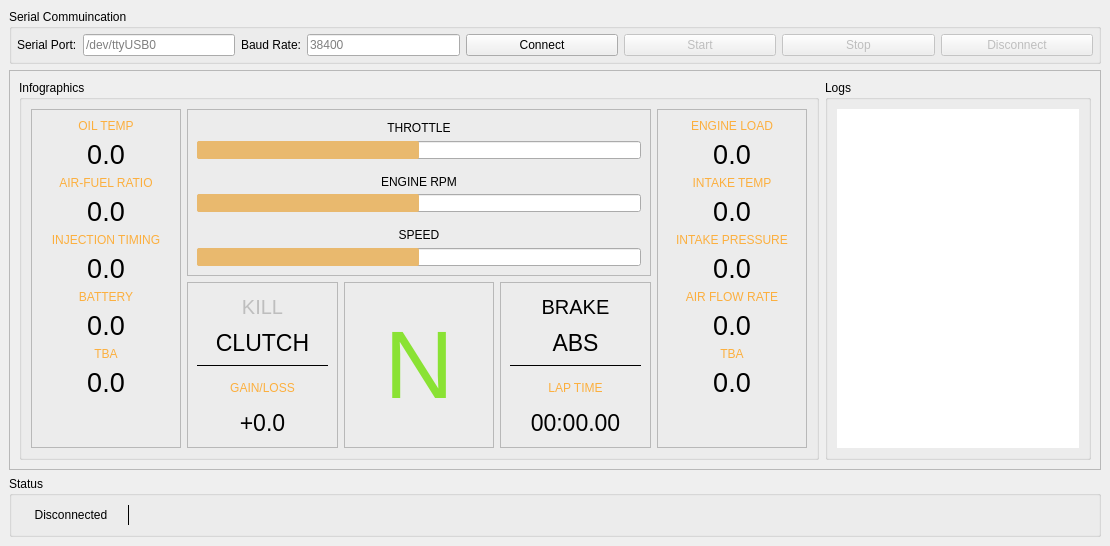
<?xml version="1.0" encoding="UTF-8"?>
<ui version="4.0">
 <class>MainWindow</class>
 <widget class="QMainWindow" name="MainWindow">
  <property name="geometry">
   <rect>
    <x>0</x>
    <y>0</y>
    <width>1110</width>
    <height>546</height>
   </rect>
  </property>
  <property name="minimumSize">
   <size>
    <width>1110</width>
    <height>545</height>
   </size>
  </property>
  <property name="windowTitle">
   <string>ELM327Drive</string>
  </property>
  <property name="animated">
   <bool>false</bool>
  </property>
  <widget class="QWidget" name="centralwidget">
   <property name="enabled">
    <bool>true</bool>
   </property>
   <property name="minimumSize">
    <size>
     <width>0</width>
     <height>0</height>
    </size>
   </property>
   <layout class="QVBoxLayout" name="verticalLayout_2">
    <item>
     <layout class="QVBoxLayout" name="verticalLayout">
      <item>
       <widget class="QGroupBox" name="groupBox">
        <property name="sizePolicy">
         <sizepolicy hsizetype="Preferred" vsizetype="Preferred">
          <horstretch>0</horstretch>
          <verstretch>0</verstretch>
         </sizepolicy>
        </property>
        <property name="minimumSize">
         <size>
          <width>0</width>
          <height>0</height>
         </size>
        </property>
        <property name="title">
         <string>Serial Commuincation</string>
        </property>
        <layout class="QHBoxLayout" name="horizontalLayout_2" stretch="0,0,0,0,0,0,0,0">
         <property name="spacing">
          <number>6</number>
         </property>
         <property name="leftMargin">
          <number>5</number>
         </property>
         <property name="topMargin">
          <number>5</number>
         </property>
         <property name="rightMargin">
          <number>5</number>
         </property>
         <property name="bottomMargin">
          <number>5</number>
         </property>
         <item>
          <widget class="QLabel" name="label">
           <property name="minimumSize">
            <size>
             <width>0</width>
             <height>0</height>
            </size>
           </property>
           <property name="text">
            <string>Serial Port:</string>
           </property>
          </widget>
         </item>
         <item>
          <widget class="QLineEdit" name="port_name">
           <property name="sizePolicy">
            <sizepolicy hsizetype="Expanding" vsizetype="Fixed">
             <horstretch>0</horstretch>
             <verstretch>0</verstretch>
            </sizepolicy>
           </property>
           <property name="minimumSize">
            <size>
             <width>120</width>
             <height>0</height>
            </size>
           </property>
           <property name="placeholderText">
            <string>/dev/ttyUSB0</string>
           </property>
          </widget>
         </item>
         <item>
          <widget class="QLabel" name="label_2">
           <property name="text">
            <string>Baud Rate:</string>
           </property>
          </widget>
         </item>
         <item>
          <widget class="QLineEdit" name="baud_rate">
           <property name="sizePolicy">
            <sizepolicy hsizetype="Expanding" vsizetype="Fixed">
             <horstretch>0</horstretch>
             <verstretch>0</verstretch>
            </sizepolicy>
           </property>
           <property name="minimumSize">
            <size>
             <width>70</width>
             <height>0</height>
            </size>
           </property>
           <property name="placeholderText">
            <string>38400</string>
           </property>
          </widget>
         </item>
         <item>
          <widget class="QPushButton" name="connectButton">
           <property name="sizePolicy">
            <sizepolicy hsizetype="Expanding" vsizetype="Fixed">
             <horstretch>0</horstretch>
             <verstretch>0</verstretch>
            </sizepolicy>
           </property>
           <property name="text">
            <string>Connect</string>
           </property>
          </widget>
         </item>
         <item>
          <widget class="QPushButton" name="startButton">
           <property name="enabled">
            <bool>false</bool>
           </property>
           <property name="sizePolicy">
            <sizepolicy hsizetype="Expanding" vsizetype="Fixed">
             <horstretch>0</horstretch>
             <verstretch>0</verstretch>
            </sizepolicy>
           </property>
           <property name="text">
            <string>Start</string>
           </property>
          </widget>
         </item>
         <item>
          <widget class="QPushButton" name="stopButton">
           <property name="enabled">
            <bool>false</bool>
           </property>
           <property name="sizePolicy">
            <sizepolicy hsizetype="Expanding" vsizetype="Fixed">
             <horstretch>0</horstretch>
             <verstretch>0</verstretch>
            </sizepolicy>
           </property>
           <property name="text">
            <string>Stop</string>
           </property>
          </widget>
         </item>
         <item>
          <widget class="QPushButton" name="disconnectButton">
           <property name="enabled">
            <bool>false</bool>
           </property>
           <property name="sizePolicy">
            <sizepolicy hsizetype="Expanding" vsizetype="Fixed">
             <horstretch>0</horstretch>
             <verstretch>0</verstretch>
            </sizepolicy>
           </property>
           <property name="whatsThis">
            <string/>
           </property>
           <property name="autoFillBackground">
            <bool>false</bool>
           </property>
           <property name="text">
            <string>Disconnect</string>
           </property>
           <property name="checkable">
            <bool>false</bool>
           </property>
          </widget>
         </item>
        </layout>
       </widget>
      </item>
      <item>
       <widget class="QFrame" name="frame">
        <property name="sizePolicy">
         <sizepolicy hsizetype="Preferred" vsizetype="Expanding">
          <horstretch>0</horstretch>
          <verstretch>0</verstretch>
         </sizepolicy>
        </property>
        <property name="frameShape">
         <enum>QFrame::StyledPanel</enum>
        </property>
        <property name="frameShadow">
         <enum>QFrame::Raised</enum>
        </property>
        <layout class="QHBoxLayout" name="horizontalLayout_3">
         <item>
          <widget class="QGroupBox" name="groupBox_3">
           <property name="sizePolicy">
            <sizepolicy hsizetype="Preferred" vsizetype="Preferred">
             <horstretch>3</horstretch>
             <verstretch>0</verstretch>
            </sizepolicy>
           </property>
           <property name="title">
            <string>Infographics</string>
           </property>
           <layout class="QGridLayout" name="gridLayout">
            <item row="0" column="0" rowspan="2">
             <widget class="QFrame" name="frame_2">
              <property name="sizePolicy">
               <sizepolicy hsizetype="Preferred" vsizetype="Preferred">
                <horstretch>0</horstretch>
                <verstretch>0</verstretch>
               </sizepolicy>
              </property>
              <property name="frameShape">
               <enum>QFrame::StyledPanel</enum>
              </property>
              <property name="frameShadow">
               <enum>QFrame::Raised</enum>
              </property>
              <layout class="QVBoxLayout" name="verticalLayout_5">
               <item>
                <widget class="QLabel" name="label_24">
                 <property name="styleSheet">
                  <string notr="true">color: rgb(252, 175, 62)</string>
                 </property>
                 <property name="text">
                  <string>OIL TEMP</string>
                 </property>
                 <property name="alignment">
                  <set>Qt::AlignCenter</set>
                 </property>
                </widget>
               </item>
               <item>
                <widget class="QLabel" name="coolant_temp">
                 <property name="font">
                  <font>
                   <pointsize>20</pointsize>
                  </font>
                 </property>
                 <property name="text">
                  <string>0.0</string>
                 </property>
                 <property name="alignment">
                  <set>Qt::AlignCenter</set>
                 </property>
                </widget>
               </item>
               <item>
                <widget class="QLabel" name="label_13">
                 <property name="styleSheet">
                  <string notr="true">color: rgb(252, 175, 62)</string>
                 </property>
                 <property name="text">
                  <string>AIR-FUEL RATIO</string>
                 </property>
                 <property name="alignment">
                  <set>Qt::AlignCenter</set>
                 </property>
                </widget>
               </item>
               <item>
                <widget class="QLabel" name="air_fuel_ratio">
                 <property name="font">
                  <font>
                   <pointsize>20</pointsize>
                  </font>
                 </property>
                 <property name="text">
                  <string>0.0</string>
                 </property>
                 <property name="alignment">
                  <set>Qt::AlignCenter</set>
                 </property>
                </widget>
               </item>
               <item>
                <widget class="QLabel" name="label_11">
                 <property name="styleSheet">
                  <string notr="true">color: rgb(252, 175, 62)</string>
                 </property>
                 <property name="text">
                  <string>INJECTION TIMING</string>
                 </property>
                 <property name="alignment">
                  <set>Qt::AlignCenter</set>
                 </property>
                </widget>
               </item>
               <item>
                <widget class="QLabel" name="fuel_inj">
                 <property name="font">
                  <font>
                   <pointsize>20</pointsize>
                  </font>
                 </property>
                 <property name="text">
                  <string>0.0</string>
                 </property>
                 <property name="alignment">
                  <set>Qt::AlignCenter</set>
                 </property>
                </widget>
               </item>
               <item>
                <widget class="QLabel" name="label_9">
                 <property name="styleSheet">
                  <string notr="true">color: rgb(252, 175, 62)</string>
                 </property>
                 <property name="text">
                  <string>BATTERY</string>
                 </property>
                 <property name="alignment">
                  <set>Qt::AlignCenter</set>
                 </property>
                </widget>
               </item>
               <item>
                <widget class="QLabel" name="battery">
                 <property name="font">
                  <font>
                   <pointsize>20</pointsize>
                  </font>
                 </property>
                 <property name="text">
                  <string>0.0</string>
                 </property>
                 <property name="alignment">
                  <set>Qt::AlignCenter</set>
                 </property>
                </widget>
               </item>
               <item>
                <widget class="QLabel" name="label_5">
                 <property name="styleSheet">
                  <string notr="true">color: rgb(252, 175, 62)</string>
                 </property>
                 <property name="text">
                  <string>TBA</string>
                 </property>
                 <property name="alignment">
                  <set>Qt::AlignCenter</set>
                 </property>
                </widget>
               </item>
               <item>
                <widget class="QLabel" name="label_7">
                 <property name="font">
                  <font>
                   <pointsize>20</pointsize>
                  </font>
                 </property>
                 <property name="text">
                  <string>0.0</string>
                 </property>
                 <property name="alignment">
                  <set>Qt::AlignCenter</set>
                 </property>
                </widget>
               </item>
               <item>
                <spacer name="verticalSpacer">
                 <property name="orientation">
                  <enum>Qt::Vertical</enum>
                 </property>
                 <property name="sizeHint" stdset="0">
                  <size>
                   <width>20</width>
                   <height>40</height>
                  </size>
                 </property>
                </spacer>
               </item>
              </layout>
             </widget>
            </item>
            <item row="1" column="3">
             <widget class="QFrame" name="frame_6">
              <property name="minimumSize">
               <size>
                <width>150</width>
                <height>0</height>
               </size>
              </property>
              <property name="frameShape">
               <enum>QFrame::StyledPanel</enum>
              </property>
              <property name="frameShadow">
               <enum>QFrame::Raised</enum>
              </property>
              <layout class="QVBoxLayout" name="verticalLayout_8">
               <item>
                <widget class="QLabel" name="label_29">
                 <property name="font">
                  <font>
                   <pointsize>15</pointsize>
                  </font>
                 </property>
                 <property name="text">
                  <string>BRAKE</string>
                 </property>
                 <property name="alignment">
                  <set>Qt::AlignCenter</set>
                 </property>
                </widget>
               </item>
               <item>
                <widget class="QLabel" name="label_4">
                 <property name="font">
                  <font>
                   <pointsize>17</pointsize>
                  </font>
                 </property>
                 <property name="text">
                  <string>ABS</string>
                 </property>
                 <property name="alignment">
                  <set>Qt::AlignCenter</set>
                 </property>
                </widget>
               </item>
               <item>
                <widget class="Line" name="line_3">
                 <property name="frameShadow">
                  <enum>QFrame::Plain</enum>
                 </property>
                 <property name="orientation">
                  <enum>Qt::Horizontal</enum>
                 </property>
                </widget>
               </item>
               <item>
                <widget class="QLabel" name="label_22">
                 <property name="styleSheet">
                  <string notr="true">color: rgb(252, 175, 62)</string>
                 </property>
                 <property name="text">
                  <string>LAP TIME</string>
                 </property>
                 <property name="alignment">
                  <set>Qt::AlignCenter</set>
                 </property>
                </widget>
               </item>
               <item>
                <widget class="QLabel" name="label_21">
                 <property name="font">
                  <font>
                   <pointsize>17</pointsize>
                  </font>
                 </property>
                 <property name="text">
                  <string>00:00.00</string>
                 </property>
                 <property name="alignment">
                  <set>Qt::AlignCenter</set>
                 </property>
                </widget>
               </item>
              </layout>
             </widget>
            </item>
            <item row="0" column="1" colspan="3">
             <widget class="QFrame" name="frame_3">
              <property name="sizePolicy">
               <sizepolicy hsizetype="Preferred" vsizetype="Preferred">
                <horstretch>0</horstretch>
                <verstretch>0</verstretch>
               </sizepolicy>
              </property>
              <property name="minimumSize">
               <size>
                <width>450</width>
                <height>0</height>
               </size>
              </property>
              <property name="styleSheet">
               <string notr="true"/>
              </property>
              <property name="frameShape">
               <enum>QFrame::StyledPanel</enum>
              </property>
              <property name="frameShadow">
               <enum>QFrame::Raised</enum>
              </property>
              <layout class="QVBoxLayout" name="verticalLayout_6">
               <property name="spacing">
                <number>4</number>
               </property>
               <item>
                <widget class="QLabel" name="label_18">
                 <property name="sizePolicy">
                  <sizepolicy hsizetype="Preferred" vsizetype="Preferred">
                   <horstretch>0</horstretch>
                   <verstretch>0</verstretch>
                  </sizepolicy>
                 </property>
                 <property name="text">
                  <string>THROTTLE</string>
                 </property>
                 <property name="alignment">
                  <set>Qt::AlignCenter</set>
                 </property>
                </widget>
               </item>
               <item>
                <widget class="QProgressBar" name="throttle">
                 <property name="sizePolicy">
                  <sizepolicy hsizetype="Expanding" vsizetype="Ignored">
                   <horstretch>0</horstretch>
                   <verstretch>0</verstretch>
                  </sizepolicy>
                 </property>
                 <property name="minimumSize">
                  <size>
                   <width>0</width>
                   <height>15</height>
                  </size>
                 </property>
                 <property name="styleSheet">
                  <string notr="true">QProgressBar::chunk {
background-color: rgb(233, 185, 110);
border-radius: 2px;
}</string>
                 </property>
                 <property name="maximum">
                  <number>1000</number>
                 </property>
                 <property name="value">
                  <number>500</number>
                 </property>
                 <property name="textVisible">
                  <bool>false</bool>
                 </property>
                 <property name="orientation">
                  <enum>Qt::Horizontal</enum>
                 </property>
                 <property name="invertedAppearance">
                  <bool>false</bool>
                 </property>
                 <property name="format">
                  <string notr="true">%p%</string>
                 </property>
                </widget>
               </item>
               <item>
                <spacer name="verticalSpacer_4">
                 <property name="orientation">
                  <enum>Qt::Vertical</enum>
                 </property>
                 <property name="sizeType">
                  <enum>QSizePolicy::Fixed</enum>
                 </property>
                 <property name="sizeHint" stdset="0">
                  <size>
                   <width>20</width>
                   <height>10</height>
                  </size>
                 </property>
                </spacer>
               </item>
               <item>
                <widget class="QLabel" name="label_16">
                 <property name="text">
                  <string>ENGINE RPM</string>
                 </property>
                 <property name="alignment">
                  <set>Qt::AlignCenter</set>
                 </property>
                </widget>
               </item>
               <item>
                <widget class="QProgressBar" name="rpm">
                 <property name="sizePolicy">
                  <sizepolicy hsizetype="Expanding" vsizetype="Ignored">
                   <horstretch>0</horstretch>
                   <verstretch>0</verstretch>
                  </sizepolicy>
                 </property>
                 <property name="minimumSize">
                  <size>
                   <width>0</width>
                   <height>5</height>
                  </size>
                 </property>
                 <property name="styleSheet">
                  <string notr="true">QProgressBar::chunk {
background-color: rgb(233, 185, 110);
border-radius: 2px;
}</string>
                 </property>
                 <property name="maximum">
                  <number>1000</number>
                 </property>
                 <property name="value">
                  <number>500</number>
                 </property>
                 <property name="textVisible">
                  <bool>false</bool>
                 </property>
                </widget>
               </item>
               <item>
                <spacer name="verticalSpacer_3">
                 <property name="orientation">
                  <enum>Qt::Vertical</enum>
                 </property>
                 <property name="sizeType">
                  <enum>QSizePolicy::Fixed</enum>
                 </property>
                 <property name="sizeHint" stdset="0">
                  <size>
                   <width>20</width>
                   <height>10</height>
                  </size>
                 </property>
                </spacer>
               </item>
               <item>
                <widget class="QLabel" name="label_17">
                 <property name="text">
                  <string>SPEED</string>
                 </property>
                 <property name="alignment">
                  <set>Qt::AlignCenter</set>
                 </property>
                </widget>
               </item>
               <item>
                <widget class="QProgressBar" name="speed">
                 <property name="sizePolicy">
                  <sizepolicy hsizetype="Expanding" vsizetype="Ignored">
                   <horstretch>0</horstretch>
                   <verstretch>0</verstretch>
                  </sizepolicy>
                 </property>
                 <property name="minimumSize">
                  <size>
                   <width>0</width>
                   <height>5</height>
                  </size>
                 </property>
                 <property name="styleSheet">
                  <string notr="true">QProgressBar::chunk {
background-color: rgb(233, 185, 110);
border-radius: 2px;
}</string>
                 </property>
                 <property name="maximum">
                  <number>1000</number>
                 </property>
                 <property name="value">
                  <number>500</number>
                 </property>
                 <property name="alignment">
                  <set>Qt::AlignCenter</set>
                 </property>
                 <property name="textVisible">
                  <bool>false</bool>
                 </property>
                 <property name="orientation">
                  <enum>Qt::Horizontal</enum>
                 </property>
                 <property name="invertedAppearance">
                  <bool>false</bool>
                 </property>
                 <property name="textDirection">
                  <enum>QProgressBar::BottomToTop</enum>
                 </property>
                 <property name="format">
                  <string>20</string>
                 </property>
                </widget>
               </item>
              </layout>
             </widget>
            </item>
            <item row="0" column="4" rowspan="2">
             <widget class="QFrame" name="frame_4">
              <property name="sizePolicy">
               <sizepolicy hsizetype="Preferred" vsizetype="Preferred">
                <horstretch>0</horstretch>
                <verstretch>0</verstretch>
               </sizepolicy>
              </property>
              <property name="minimumSize">
               <size>
                <width>150</width>
                <height>0</height>
               </size>
              </property>
              <property name="frameShape">
               <enum>QFrame::StyledPanel</enum>
              </property>
              <property name="frameShadow">
               <enum>QFrame::Raised</enum>
              </property>
              <layout class="QVBoxLayout" name="verticalLayout_4">
               <item>
                <widget class="QLabel" name="label_6">
                 <property name="styleSheet">
                  <string notr="true">color: rgb(252, 175, 62)</string>
                 </property>
                 <property name="text">
                  <string>ENGINE LOAD</string>
                 </property>
                 <property name="alignment">
                  <set>Qt::AlignCenter</set>
                 </property>
                </widget>
               </item>
               <item>
                <widget class="QLabel" name="load">
                 <property name="font">
                  <font>
                   <pointsize>20</pointsize>
                  </font>
                 </property>
                 <property name="text">
                  <string>0.0</string>
                 </property>
                 <property name="alignment">
                  <set>Qt::AlignCenter</set>
                 </property>
                </widget>
               </item>
               <item>
                <widget class="QLabel" name="label_33">
                 <property name="styleSheet">
                  <string notr="true">color: rgb(252, 175, 62)</string>
                 </property>
                 <property name="text">
                  <string>INTAKE TEMP</string>
                 </property>
                 <property name="alignment">
                  <set>Qt::AlignCenter</set>
                 </property>
                </widget>
               </item>
               <item>
                <widget class="QLabel" name="air_temp">
                 <property name="font">
                  <font>
                   <pointsize>20</pointsize>
                  </font>
                 </property>
                 <property name="text">
                  <string>0.0</string>
                 </property>
                 <property name="alignment">
                  <set>Qt::AlignCenter</set>
                 </property>
                </widget>
               </item>
               <item>
                <widget class="QLabel" name="label_26">
                 <property name="styleSheet">
                  <string notr="true">color: rgb(252, 175, 62)</string>
                 </property>
                 <property name="text">
                  <string>INTAKE PRESSURE</string>
                 </property>
                 <property name="alignment">
                  <set>Qt::AlignCenter</set>
                 </property>
                </widget>
               </item>
               <item>
                <widget class="QLabel" name="air_press">
                 <property name="font">
                  <font>
                   <pointsize>20</pointsize>
                  </font>
                 </property>
                 <property name="text">
                  <string>0.0</string>
                 </property>
                 <property name="alignment">
                  <set>Qt::AlignCenter</set>
                 </property>
                </widget>
               </item>
               <item>
                <widget class="QLabel" name="label_28">
                 <property name="styleSheet">
                  <string notr="true">color: rgb(252, 175, 62)</string>
                 </property>
                 <property name="text">
                  <string>AIR FLOW RATE</string>
                 </property>
                 <property name="alignment">
                  <set>Qt::AlignCenter</set>
                 </property>
                </widget>
               </item>
               <item>
                <widget class="QLabel" name="air_flow_rate">
                 <property name="font">
                  <font>
                   <pointsize>20</pointsize>
                  </font>
                 </property>
                 <property name="text">
                  <string>0.0</string>
                 </property>
                 <property name="alignment">
                  <set>Qt::AlignCenter</set>
                 </property>
                </widget>
               </item>
               <item>
                <widget class="QLabel" name="label_8">
                 <property name="styleSheet">
                  <string notr="true">color: rgb(252, 175, 62)</string>
                 </property>
                 <property name="text">
                  <string>TBA</string>
                 </property>
                 <property name="alignment">
                  <set>Qt::AlignCenter</set>
                 </property>
                </widget>
               </item>
               <item>
                <widget class="QLabel" name="label_10">
                 <property name="font">
                  <font>
                   <pointsize>20</pointsize>
                  </font>
                 </property>
                 <property name="text">
                  <string>0.0</string>
                 </property>
                 <property name="alignment">
                  <set>Qt::AlignCenter</set>
                 </property>
                </widget>
               </item>
               <item>
                <spacer name="verticalSpacer_2">
                 <property name="orientation">
                  <enum>Qt::Vertical</enum>
                 </property>
                 <property name="sizeHint" stdset="0">
                  <size>
                   <width>20</width>
                   <height>40</height>
                  </size>
                 </property>
                </spacer>
               </item>
              </layout>
             </widget>
            </item>
            <item row="1" column="1">
             <widget class="QFrame" name="frame_5">
              <property name="minimumSize">
               <size>
                <width>150</width>
                <height>0</height>
               </size>
              </property>
              <property name="frameShape">
               <enum>QFrame::StyledPanel</enum>
              </property>
              <property name="frameShadow">
               <enum>QFrame::Raised</enum>
              </property>
              <layout class="QVBoxLayout" name="verticalLayout_7">
               <item>
                <widget class="QLabel" name="label_14">
                 <property name="enabled">
                  <bool>false</bool>
                 </property>
                 <property name="font">
                  <font>
                   <pointsize>15</pointsize>
                  </font>
                 </property>
                 <property name="styleSheet">
                  <string notr="true"/>
                 </property>
                 <property name="text">
                  <string>KILL</string>
                 </property>
                 <property name="alignment">
                  <set>Qt::AlignCenter</set>
                 </property>
                </widget>
               </item>
               <item>
                <widget class="QLabel" name="label_3">
                 <property name="font">
                  <font>
                   <pointsize>17</pointsize>
                  </font>
                 </property>
                 <property name="text">
                  <string>CLUTCH</string>
                 </property>
                 <property name="alignment">
                  <set>Qt::AlignCenter</set>
                 </property>
                </widget>
               </item>
               <item>
                <widget class="Line" name="line_2">
                 <property name="frameShadow">
                  <enum>QFrame::Plain</enum>
                 </property>
                 <property name="orientation">
                  <enum>Qt::Horizontal</enum>
                 </property>
                </widget>
               </item>
               <item>
                <widget class="QLabel" name="label_20">
                 <property name="styleSheet">
                  <string notr="true">color: rgb(252, 175, 62)</string>
                 </property>
                 <property name="text">
                  <string>GAIN/LOSS</string>
                 </property>
                 <property name="alignment">
                  <set>Qt::AlignCenter</set>
                 </property>
                </widget>
               </item>
               <item>
                <widget class="QLabel" name="label_19">
                 <property name="font">
                  <font>
                   <pointsize>17</pointsize>
                  </font>
                 </property>
                 <property name="text">
                  <string>+0.0</string>
                 </property>
                 <property name="alignment">
                  <set>Qt::AlignCenter</set>
                 </property>
                </widget>
               </item>
              </layout>
             </widget>
            </item>
            <item row="1" column="2">
             <widget class="QFrame" name="frame_7">
              <property name="minimumSize">
               <size>
                <width>150</width>
                <height>160</height>
               </size>
              </property>
              <property name="frameShape">
               <enum>QFrame::StyledPanel</enum>
              </property>
              <property name="frameShadow">
               <enum>QFrame::Raised</enum>
              </property>
              <layout class="QVBoxLayout" name="verticalLayout_9">
               <item>
                <widget class="QLabel" name="label_23">
                 <property name="font">
                  <font>
                   <pointsize>72</pointsize>
                  </font>
                 </property>
                 <property name="styleSheet">
                  <string notr="true">color: rgb(138, 226, 52)</string>
                 </property>
                 <property name="text">
                  <string>N</string>
                 </property>
                 <property name="alignment">
                  <set>Qt::AlignCenter</set>
                 </property>
                </widget>
               </item>
              </layout>
             </widget>
            </item>
           </layout>
          </widget>
         </item>
         <item>
          <widget class="QGroupBox" name="groupBox_4">
           <property name="sizePolicy">
            <sizepolicy hsizetype="Preferred" vsizetype="Preferred">
             <horstretch>1</horstretch>
             <verstretch>0</verstretch>
            </sizepolicy>
           </property>
           <property name="minimumSize">
            <size>
             <width>0</width>
             <height>0</height>
            </size>
           </property>
           <property name="title">
            <string>Logs</string>
           </property>
           <layout class="QVBoxLayout" name="verticalLayout_3">
            <property name="leftMargin">
             <number>9</number>
            </property>
            <property name="topMargin">
             <number>9</number>
            </property>
            <property name="rightMargin">
             <number>9</number>
            </property>
            <property name="bottomMargin">
             <number>9</number>
            </property>
            <item>
             <widget class="QListWidget" name="log_view">
              <property name="frameShape">
               <enum>QFrame::NoFrame</enum>
              </property>
              <property name="frameShadow">
               <enum>QFrame::Plain</enum>
              </property>
              <property name="iconSize">
               <size>
                <width>0</width>
                <height>0</height>
               </size>
              </property>
              <property name="isWrapping" stdset="0">
               <bool>false</bool>
              </property>
              <property name="resizeMode">
               <enum>QListView::Adjust</enum>
              </property>
              <property name="viewMode">
               <enum>QListView::ListMode</enum>
              </property>
              <property name="wordWrap">
               <bool>true</bool>
              </property>
             </widget>
            </item>
           </layout>
          </widget>
         </item>
        </layout>
       </widget>
      </item>
      <item>
       <widget class="QGroupBox" name="groupBox_2">
        <property name="title">
         <string>Status</string>
        </property>
        <layout class="QHBoxLayout" name="horizontalLayout">
         <item>
          <widget class="QLabel" name="conn_status">
           <property name="minimumSize">
            <size>
             <width>100</width>
             <height>0</height>
            </size>
           </property>
           <property name="text">
            <string>Disconnected</string>
           </property>
           <property name="alignment">
            <set>Qt::AlignCenter</set>
           </property>
          </widget>
         </item>
         <item>
          <widget class="Line" name="line">
           <property name="frameShadow">
            <enum>QFrame::Plain</enum>
           </property>
           <property name="orientation">
            <enum>Qt::Vertical</enum>
           </property>
          </widget>
         </item>
         <item>
          <spacer name="horizontalSpacer">
           <property name="orientation">
            <enum>Qt::Horizontal</enum>
           </property>
           <property name="sizeHint" stdset="0">
            <size>
             <width>40</width>
             <height>20</height>
            </size>
           </property>
          </spacer>
         </item>
        </layout>
       </widget>
      </item>
     </layout>
    </item>
   </layout>
  </widget>
 </widget>
 <resources/>
 <connections/>
</ui>
